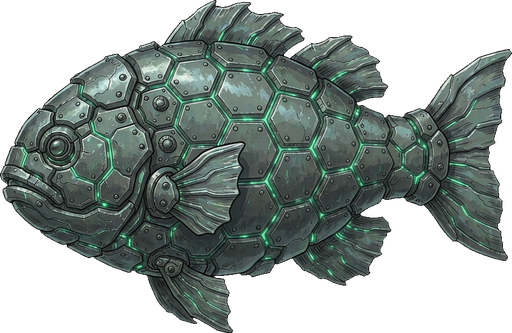
#> input picture cocos/assets/resources/fish/armor.png, 512 x 333 px
$ python -i process_sub_variants.py   (imports and definitions only)
#> lines starting #> are read from the running program, lines starting #| are printed output that depends on the picture; after the words box and inside, x2 and y2 are one past the last pixel; in counts of white or black regions, pixels touching at a corner belong together
#!/usr/bin/env python
# -*- coding: utf-8 -*-
"""
潜航器三台立绘/机体贴图的后处理：抠掉「假透明」棋盘格底 → 裁到内容 → 补成正方形 → 缩到 512。

为什么需要它（2026-10-12）
--------------------------
ImageGen 请求 background=transparent 时**不返回真 alpha**，而是把「透明棋盘格」画进像素里
（实测三张图 alpha 全 = 255）。所以必须自己抠。

为什么不能只按「亮 + 灰」抠
---------------------------
三张的棋盘格灰度各不相同（240/224、254/232、252/230），而**刺鳐和深潜者的机体本身就是灰白色**
（装甲板 lum ≈ 240、饱和 ≈ 4），与棋盘格灰度**重叠** —— 只按颜色阈值的泛洪会从机体边缘
直接漏进机身，把整台艇吃掉。

判据（双重）：
  ① **色**：落在该图棋盘格的两个灰度之一（从四角采样得到，容差 ±7）且低饱和；
  ② **纹**：局部方差高（棋盘格是交替纹理，25px 窗口内 std > 5；机体是平坦色块，std ≈ 0）。
两者同时满足才当背景，并且**从图像四边泛洪**（只清与边缘连通的部分）。

收尾两步：
  ③ **只保留与图像中心连通的区域** —— 丢掉边缘碎屑与右下角的水印；
  ④ 裁到内容包围盒 → 补成正方形 → LANCZOS 缩到 512。
"""

import glob
import os
from collections import deque

import numpy as np
from PIL import Image, ImageFilter

OUT_LONG = 512
# 输出贴图里**圆盘（机体本体）的半径**，px。三张统一成同一个值 ——
# 这样游戏里 `setScale(SUB_D / (2*SUB_ART_R))` 就能让三台的机体在屏幕上**一样大**，
# 边缘光环也永远贴着机体（不统一的话刺鳐的机体只有 33px、光环却画在 48px 处，
# 会明显浮空）。改这个值必须同步改 `web/src/config/subs.ts` 的 `SUB_ART_R`。
TARGET_R = 180


def analyze_disc(rgba: np.ndarray) -> tuple:
    """定位**圆盘（机体本体）**：中心 + 半径 + 离中心最远的实体距离。

    为什么要单独找圆盘，而不是直接用内容包围盒：
      刺鳐带楔形撞角与两侧散热鳍，包围盒被撑大，圆盘只占盒子的约 55%；
      灯艇/深潜者几乎没有突出件，圆盘占约 95%。若不归一化，三台在屏幕上
      **大小差一倍**，而且按 SUB_D 画的边缘光环会在刺鳐上明显浮空。

    方法：以画布中心为初始圆心，取「到圆心距离」的直方图峰值 = 圆盘半径
    （圆盘周长 2πr 在对应半径桶里的像素数远多于鳍片），
    再用该半径附近的**环带质心**反推圆心（环是对称的，质心即圆心），迭代两次。
    """
    m = rgba[:, :, 3] > 40
    ys, xs = np.where(m)
    h, w = m.shape
    cx, cy = w / 2.0, h / 2.0
    r = 0.0
    for _ in range(3):
        d = np.hypot(xs - cx, ys - cy)
        hist, edges = np.histogram(d, bins=np.arange(0, d.max() + 4, 3))
        lo = int(len(hist) * 0.25)
        k = lo + int(np.argmax(hist[lo:]))
        r = edges[k] + 1.5
        ann = np.abs(d - r) < 9
        if ann.sum() < 50:
            break
        cx, cy = xs[ann].mean(), ys[ann].mean()
    d = np.hypot(xs - cx, ys - cy)
    r = float(d[np.abs(d - r) < 12].mean())
    return cx, cy, r, float(d.max())


def box_mean(img: np.ndarray, r: int) -> np.ndarray:
    """半径 r 的方框均值（积分图实现，避免依赖 scipy）。"""
    h, w = img.shape
    ii = np.pad(np.cumsum(np.cumsum(img, 0), 1), ((1, 0), (1, 0)))
    ys, xs = np.arange(h), np.arange(w)
    y0, y1 = np.clip(ys - r, 0, h), np.clip(ys + r + 1, 0, h)
    x0, x1 = np.clip(xs - r, 0, w), np.clip(xs + r + 1, 0, w)
    s = ii[np.ix_(y1, x1)] - ii[np.ix_(y0, x1)] - ii[np.ix_(y1, x0)] + ii[np.ix_(y0, x0)]
    n = (y1 - y0)[:, None] * (x1 - x0)[None, :]
    return s / np.maximum(1, n)


def flood_from_border(mask: np.ndarray) -> np.ndarray:
    """从四边泛洪，返回与边框连通的区域。BFS 自写：PIL 的 floodfill 在 1024 图上
    曾经只填了 0.3% 且不报错（见 relight_fish.py 的踩坑记录），不可靠。"""
    h, w = mask.shape
    vis = np.zeros((h, w), np.uint8)
    dq = deque()
    for x in range(w):
        for y in (0, h - 1):
            if mask[y, x] and not vis[y, x]:
                vis[y, x] = 1
                dq.append((x, y))
    for y in range(h):
        for x in (0, w - 1):
            if mask[y, x] and not vis[y, x]:
                vis[y, x] = 1
                dq.append((x, y))
    while dq:
        x, y = dq.popleft()
        for nx, ny in ((x + 1, y), (x - 1, y), (x, y + 1), (x, y - 1)):
            if 0 <= nx < w and 0 <= ny < h and mask[ny, nx] and not vis[ny, nx]:
                vis[ny, nx] = 1
                dq.append((nx, ny))
    return vis.astype(bool)


def keep_center_component(alpha: np.ndarray) -> np.ndarray:
    """只保留与图像中心连通的不透明区域（丢弃水印、边缘碎屑）。"""
    h, w = alpha.shape
    fg = alpha > 40
    cx, cy = w // 2, h // 2
    if not fg[cy, cx]:                       # 中心可能正好落在透明处：向右扫到第一个前景
        row = np.where(fg[cy])[0]
        if row.size == 0:
            return alpha
        cx = int(row[np.argmin(np.abs(row - cx))])
    vis = np.zeros((h, w), np.uint8)
    dq = deque([(cx, cy)])
    vis[cy, cx] = 1
    while dq:
        x, y = dq.popleft()
        for nx, ny in ((x + 1, y), (x - 1, y), (x, y + 1), (x, y - 1)):
            if 0 <= nx < w and 0 <= ny < h and fg[ny, nx] and not vis[ny, nx]:
                vis[ny, nx] = 1
                dq.append((nx, ny))
    return np.where(vis > 0, alpha, 0).astype(np.uint8)


def checker_values(rgb: np.ndarray, lum: np.ndarray, sat: np.ndarray) -> list:
    """从四角采样，取该图棋盘格的两个灰度值。"""
    h, w = lum.shape
    k = 64
    patches = np.concatenate([
        lum[:k, :k].ravel(), lum[:k, -k:].ravel(),
        lum[-k:, :k].ravel(), lum[-k:, -k:].ravel(),
    ])
    ok = patches > 200                        # 棋盘格一定是亮的
    vals = np.round(patches[ok]).astype(int)
    if vals.size == 0:
        vals = np.round(patches).astype(int)
    uniq, cnt = np.unique(vals, return_counts=True)
    top = uniq[np.argsort(-cnt)][:6]
    # 取出现最多的值与其后与之相差 >8 的另一个值，作为棋盘两色
    v1 = int(top[0])
    v2 = None
    for v in top[1:]:
        if abs(int(v) - v1) > 8:
            v2 = int(v)
            break
    return [v1] if v2 is None else [v1, v2]


def clean(src: str) -> dict:
#> called with src = '../cocos/assets/resources/fish/armor.png'
    im = Image.open(src).convert('RGB')
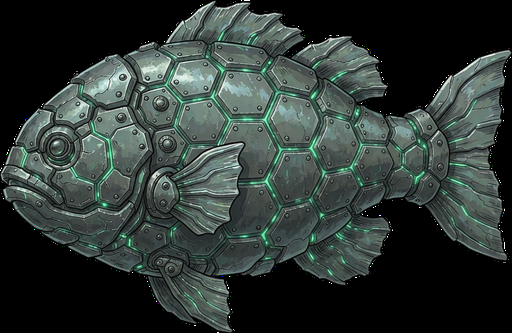
#> im: PIL image 512x333 RGB; mean R, G, B 47.2, 56.6, 53.1
    a = np.asarray(im).astype(np.int16)
    rgb = a.astype(float)
    lum = rgb.mean(axis=2)
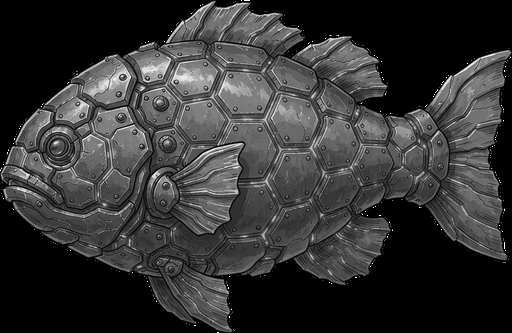
#> lum: shape (333, 512) float64; min 0, max 255, mean 52.3
    sat = rgb.max(axis=2) - rgb.min(axis=2)
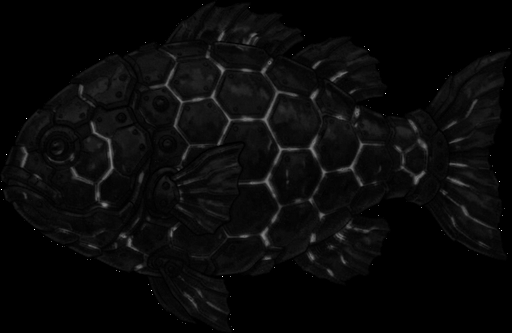
#> sat: shape (333, 512) float64; min 0, max 255, mean 9.5

    cvals = checker_values(rgb, lum, sat)
#> in checker_values, `patches = np.concatenate([ lum[:k, :k].ravel(), lum[:k, -k:].ravel(), ..`: patches = 16384 values, max 255 at index 7806, min 0 at index 0, mean 2.7
#> in checker_values, `vals = np.round(patches[ok]).astype(int)`: vals = 27 values, max 255 at index 14, min 203 at index 16, mean 230.4
#> in checker_values, `uniq, cnt = np.unique(vals, return_counts=True)`: uniq = 21 values from 203 to 255; cnt = 21 values, max 2 at index 3, min 1 at index 0, mean 1.29
#> in checker_values, `top = uniq[np.argsort(-cnt)][:6]`: top = [212, 225, 230, 245, 248, 255]
#> in checker_values, `v1 = int(top[0])`: v1 = 212
#> the loop in checker_values, `for v in top[1:]:` made 1 pass
#> (v, v2) on pass 1: (225, 225)
#> cvals = [212, 225]
    near = np.zeros(lum.shape, bool)
    for v in cvals:
        near |= np.abs(lum - v) <= 7
#> this loop made 2 passes
#> v on passes 1 to 2: 212, 225
#> pass 1, in clean, `near |= np.abs(lum - v) <= 7`:
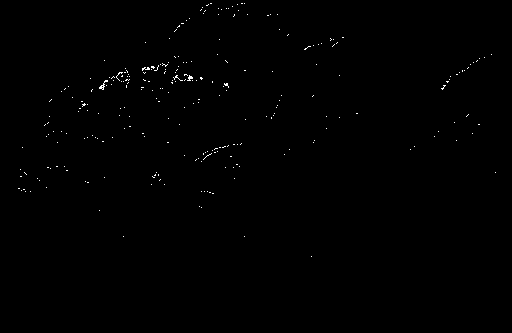
#> near: shape (333, 512) bool; 0.31% white in thin lines or dots, all inside (x1, y1, x2, y2) = (18, 3, 496, 257)

    # ⚠️ 判据的关键一点：**不能只看单个像素的颜色**。
    # 刺鳐 / 深潜者的机体就是灰白色（装甲板 lum≈240、饱和≈4），与棋盘格灰度**重叠**，
    # 只按颜色抠会从机体边缘漏进去、把整台艇啃掉（实测刺鳐被吃掉一半）。
    #
    # 真正的区别是**结构性**的：棋盘格在任一局部窗口里**两种灰度都出现**（交替），
    # 机体的白是**一整片同一种白**（另一种色完全不出现）。
    # 所以要求窗口内 e1、e2 两种色的占比都 > 15% 才判为背景。
    e1 = np.abs(lum - cvals[0]) <= 4
#> e1: shape (333, 512) bool; 0.17% white in thin lines or dots, all inside (x1, y1, x2, y2) = (18, 3, 496, 237)
    e2 = (np.abs(lum - cvals[1]) <= 4) if len(cvals) > 1 else np.zeros(lum.shape, bool)
#> e2: shape (333, 512) bool; 0.1% white in thin lines or dots, all inside (x1, y1, x2, y2) = (18, 4, 495, 214)
    b1 = box_mean(e1.astype(float), 20)
#> in box_mean, `ii = np.pad(np.cumsum(np.cumsum(img, 0), 1), ((1, 0), (1, 0)))`:
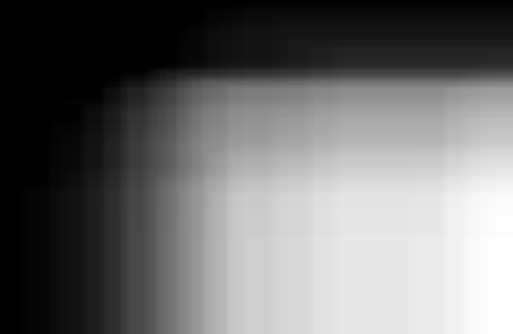
#> ii: shape (334, 513) float64; min 0, max 293, mean 127; drawn with min black and max white
    b2 = box_mean(e2.astype(float), 20)
#> call 2 of box_mean, with r = 20
#> in box_mean (call 2), `ii = np.pad(np.cumsum(np.cumsum(img, 0), 1), ((1, 0), (1, 0)))`:
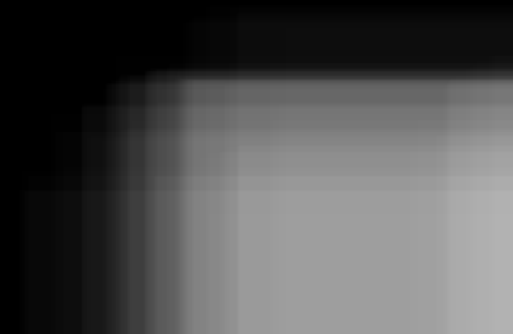
#> ii: shape (334, 513) float64; min 0, max 178, mean 80.8
#> in box_mean (call 2), `s = ii[np.ix_(y1, x1)] - ii[np.ix_(y0, x1)] - ii[np.ix_(y1, x0)] + ii[..`:
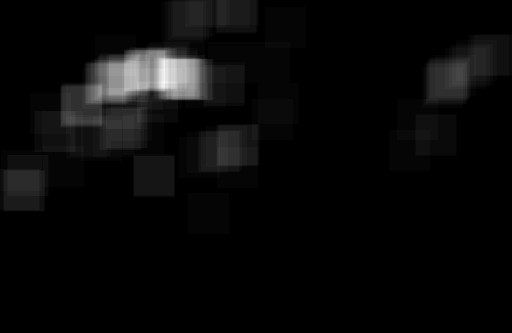
#> s: shape (333, 512) float64; min 0, max 47, mean 1.7; drawn with min black and max white
    striped = (b1 > 0.15) & (b2 > 0.15)
#> striped: shape (333, 512) bool; every value is 0

    mask = striped & (sat < 16) & (lum > 195)
    seed = flood_from_border(mask)

    # ⚠️ 只清「确实是棋盘格色」的那些像素 —— 泛洪区域边界上可能扫到机体的白
    is_bg = seed & near & (sat < 16)
    alpha = np.where(is_bg, 0, 255).astype(np.uint8)
#> alpha: shape (333, 512); every value is 255

    # 收边：吃 1px 去白边 + 轻微羽化
    am = Image.fromarray(alpha).filter(ImageFilter.MinFilter(3)).filter(ImageFilter.GaussianBlur(0.6))
    alpha = np.asarray(am)
    alpha = keep_center_component(alpha)
#> in keep_center_component, `fg = alpha > 40`: fg: shape (333, 512) bool; every value is 1

    out = np.dstack([a.astype(np.uint8)[:, :, :3], alpha]).astype(np.uint8)
    dcx, dcy, dr, dmax = analyze_disc(out)
#> the loop in analyze_disc, `for _ in range(3):` made 3 passes
#> cy on passes 1 to 3: 165.6, 166.1, 165.9
#> in analyze_disc, `r = float(d[np.abs(d - r) < 12].mean())`: r = 163.3
#> dcx = 256; dcy = 165.9; dr = 163.3; dmax = 305.1
    return {'rgba': out, 'v': cvals, 'disc': (dcx, dcy, dr, dmax)}


def normalize(rgba: np.ndarray, disc: tuple, side: int, target_r: int) -> Image.Image:
    """把圆盘中心挪到画布正中，并把圆盘半径缩放到 target_r（三张统一）。"""
    dcx, dcy, dr, _ = disc
    k = target_r / dr
    src = Image.fromarray(rgba, 'RGBA')
    # 先把全透明像素的 RGB 填成机体均值色：不填的话 LANCZOS 会把透明区的黑
    # 混进边缘，缩出来后机体外圈有一圈**暗边**（浅底素材尤其明显）。
    a = np.asarray(src).astype(np.float32).copy()
    op = a[:, :, 3] > 40
    if op.sum():
        a[~op, :3] = a[op, :3].mean(axis=0)
    src = Image.fromarray(a.astype(np.uint8), 'RGBA')
    nw, nh = max(1, round(src.width * k)), max(1, round(src.height * k))
    small = src.resize((nw, nh), Image.LANCZOS)
    canvas = Image.new('RGBA', (side, side), (0, 0, 0, 0))
    canvas.paste(small, (round(side / 2 - dcx * k), round(side / 2 - dcy * k)))
    return canvas


# [41 lines not run here, left out]

>>> result = clean('../cocos/assets/resources/fish/armor.png')
#> result = 3 items
